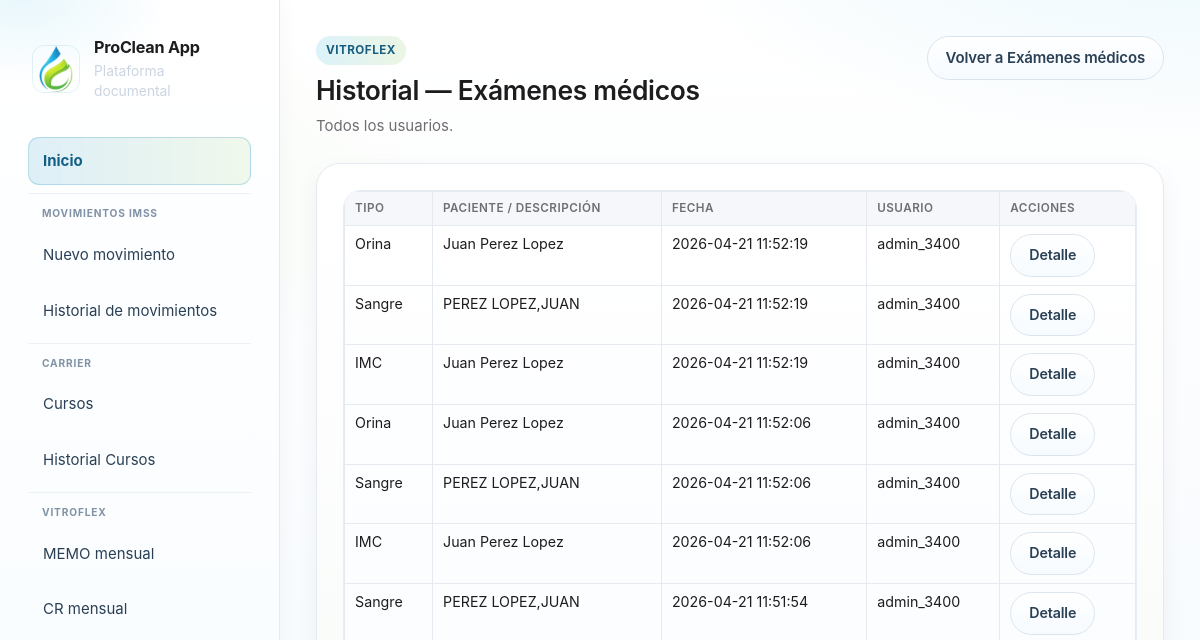
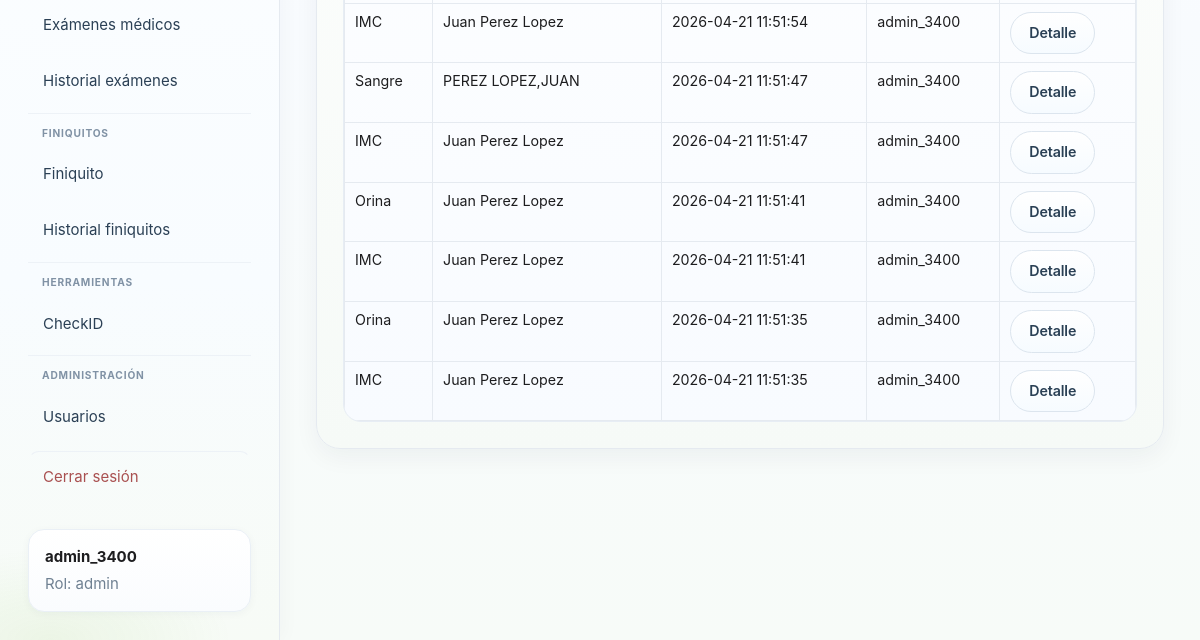
The page /vitroflex/examenes-medicos/historial (signed in) on the database as committed earlier (2 pictures, top to bottom).
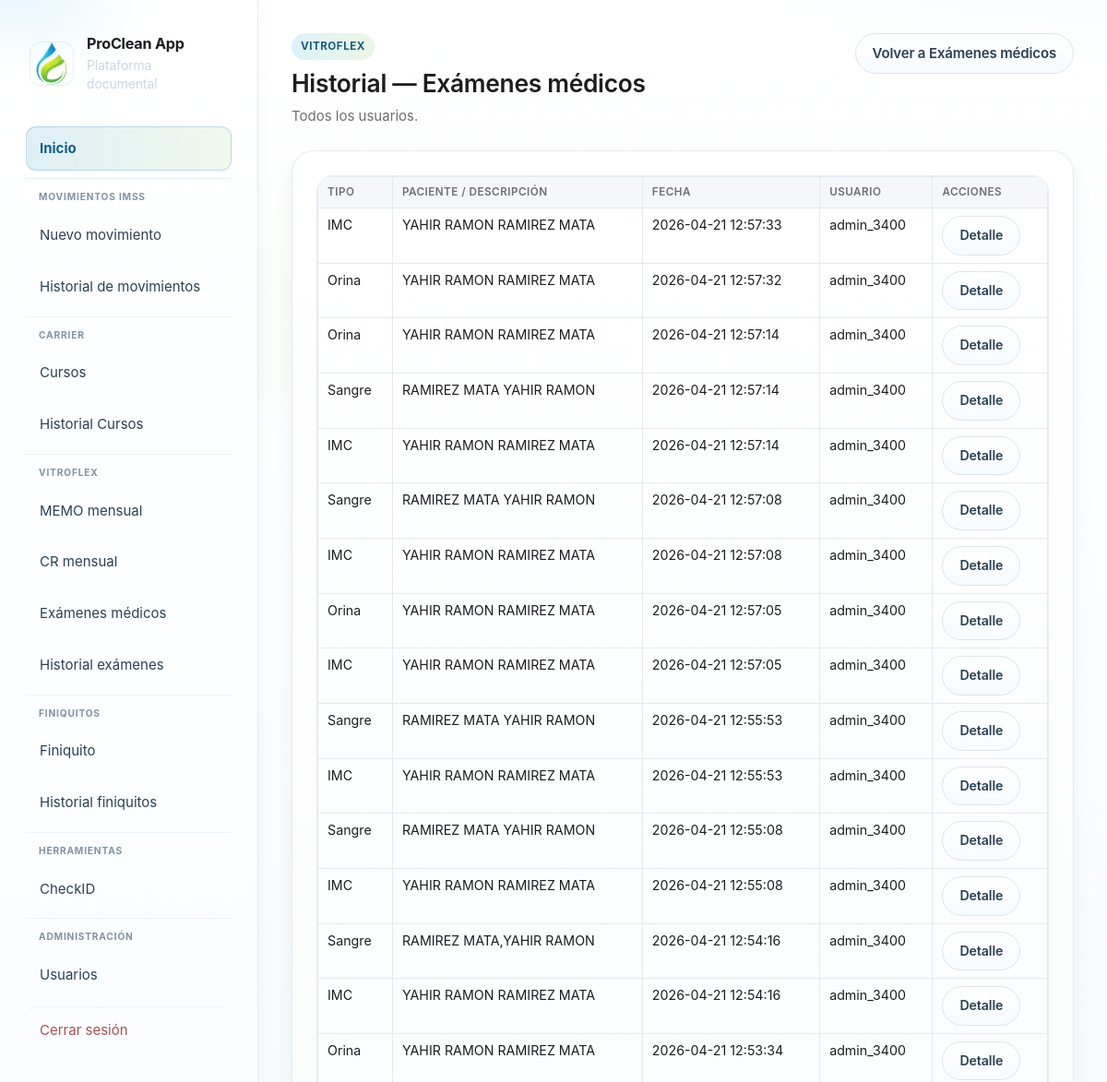
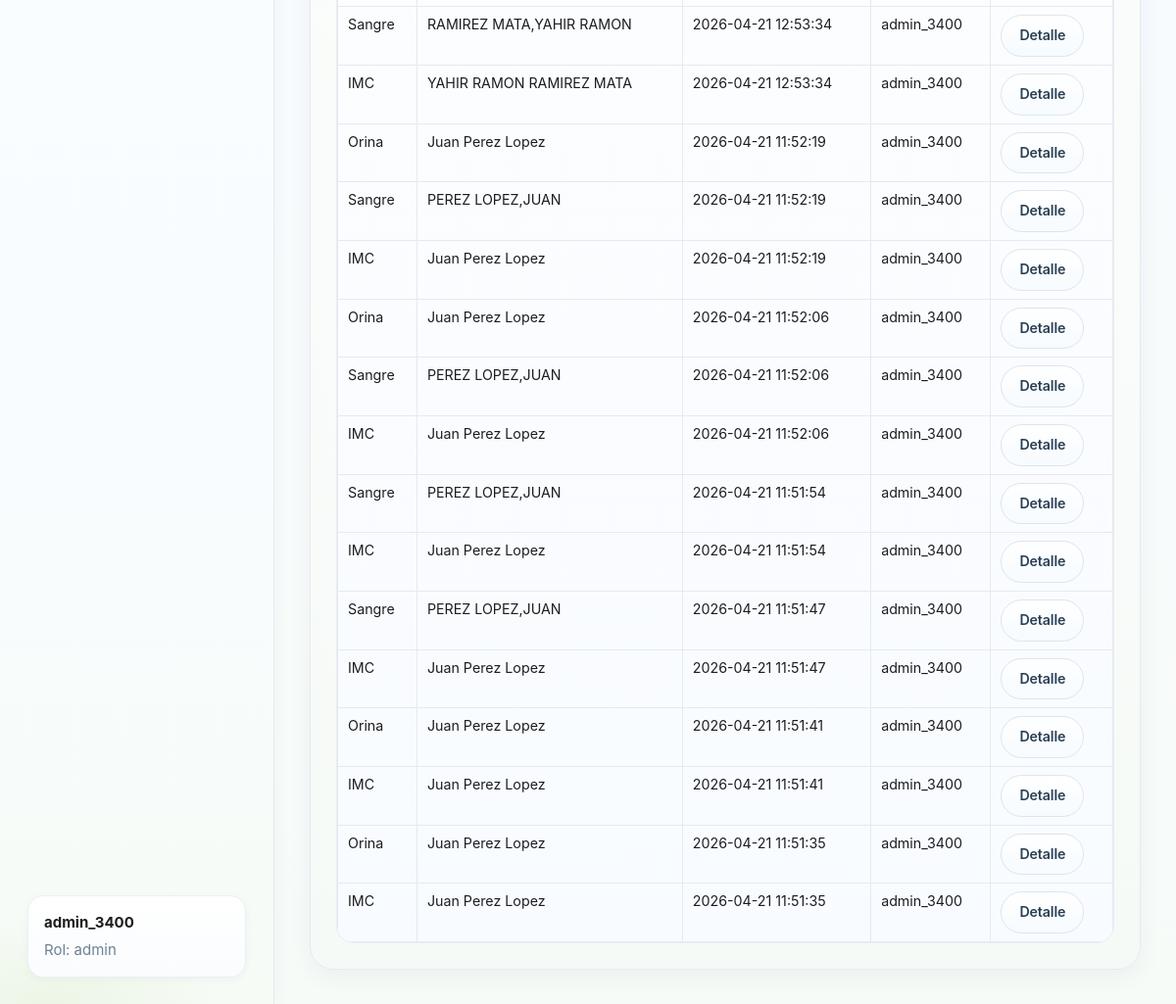
The same page on the database as committed later (2 pictures, top to bottom).
### tables this page shows
CREATE TABLE users (
                id INTEGER PRIMARY KEY AUTOINCREMENT,
                username TEXT NOT NULL UNIQUE,
                password_hash TEXT NOT NULL,
                role TEXT NOT NULL CHECK(role IN ('admin','usuario')),
                created_at TEXT NOT NULL
            );

CREATE TABLE examenes_medicos_historial (
            id INTEGER PRIMARY KEY AUTOINCREMENT,
            user_id INTEGER NOT NULL,
            created_at TEXT NOT NULL,
            exam_type TEXT NOT NULL CHECK(exam_type IN ('orina','sangre','imc')),
            patient_display_name TEXT NOT NULL,
            payload_json TEXT NOT NULL,
            docx_relpath TEXT,
            pdf_relpath TEXT,
            docx_download_name TEXT,
            pdf_download_name TEXT,
            FOREIGN KEY(user_id) REFERENCES users(id)
        );

### modules/examenes_medicos/blueprint.py (the view)
@examenes_medicos_bp.route("/historial", methods=["GET"])
@_login_required_page
def historial_page():
    rows = list_examen_historial(
        str(current_app.config["DATABASE"]),
        user_id=None if _is_admin() else int(g.user["id"]),
    )
    return render_template("examenes_medicos_historial.html", rows=rows, is_admin=_is_admin())

### app.py (called while the page is built)
def current_user():
    return getattr(g, "user", None)

def get_user_by_id(user_id: int | None):
    if not user_id:
        return None
    conn = sqlite3.connect(DB_PATH)
    conn.row_factory = sqlite3.Row
    try:
        return conn.execute("SELECT * FROM users WHERE id = ?", (user_id,)).fetchone()
    finally:
        conn.close()

### modules/carrier/blueprint.py (called while the page is built)
@carrier_curso_bp.app_context_processor
def _inject_forms_url():
    return {"carrier_forms_curso_url": FORMS_CURSO_URL}

### modules/examenes_medicos/blueprint.py (called while the page is built)
def _login_required_page(view):
    @wraps(view)
    def wrapped(*args, **kwargs):
        if g.user is None:
            return redirect(url_for("login"))
        return view(*args, **kwargs)
    return wrapped

def _is_admin() -> bool:
    try:
        return g.user is not None and g.user["role"] == "admin"
    except (TypeError, KeyError):
        return False

### modules/examenes_medicos/db.py (called while the page is built)
def _row(r: sqlite3.Row) -> ExamenHistorialRow:
    keys = set(r.keys())
    return ExamenHistorialRow(
        id=int(r["id"]),
        user_id=int(r["user_id"]),
        created_at=str(r["created_at"]),
        exam_type=str(r["exam_type"]),
        patient_display_name=str(r["patient_display_name"] or ""),
        payload_json=str(r["payload_json"] or "{}"),
        docx_relpath=str(r["docx_relpath"]) if r["docx_relpath"] else None,
        pdf_relpath=str(r["pdf_relpath"]) if r["pdf_relpath"] else None,
        docx_download_name=str(r["docx_download_name"]) if r["docx_download_name"] else None,
        pdf_download_name=str(r["pdf_download_name"]) if r["pdf_download_name"] else None,
        username=str(r["username"]) if "username" in keys and r["username"] is not None else None,
    )

### templates/examenes_medicos/examenes_medicos_historial.html
{% extends 'base.html' %}
{% block extra_head %}
<link rel="stylesheet" href="{{ url_for('vitroflex.static', filename='vitroflex.css') }}">
<link rel="stylesheet" href="{{ url_for('examenes_medicos.static', filename='examenes_medicos.css') }}">
{% endblock %}
{% block content %}
<section class="page-head">
  <div>
    <span class="eyebrow">Vitroflex</span>
    <h2>Historial — Exámenes médicos</h2>
    <p>{% if is_admin %}Todos los usuarios.{% else %}Solo tus registros.{% endif %}</p>
  </div>
  <a href="{{ url_for('examenes_medicos.index') }}" class="btn btn-secondary">Volver a Exámenes médicos</a>
</section>
<section class="panel vf-panel">
  <div class="table-wrap">
    <table class="vf-table">
      <thead>
        <tr>
          <th>Tipo</th>
          <th>Paciente / descripción</th>
          <th>Fecha</th>
          <th>Usuario</th>
          <th>Acciones</th>
        </tr>
      </thead>
      <tbody>
        {% for r in rows %}
        <tr>
          <td>
            {% if r.exam_type == 'orina' %}Orina
            {% elif r.exam_type == 'sangre' %}Sangre
            {% else %}IMC{% endif %}
          </td>
          <td>{{ r.patient_display_name }}</td>
          <td>{{ r.created_at }}</td>
          <td>{{ r.username or '—' }}</td>
          <td>
            <a class="btn btn-secondary" href="{{ url_for('examenes_medicos.historial_detalle', rid=r.id) }}">Detalle</a>
          </td>
        </tr>
        {% else %}
        <tr><td colspan="5">Sin registros aún.</td></tr>
        {% endfor %}
      </tbody>
    </table>
  </div>
</section>
{% endblock %}

### templates/base.html (shortened to what this page needs)
<!doctype html>
<html lang="es">
<head>
  <link rel="stylesheet" href="{{ url_for('static', filename='style.css') }}">
  {% block extra_head %}{% endblock %}
</head>
<body>
  <div class="app-shell{% if current_user %} app-shell--session{% endif %}">
    {% if current_user %}
    <aside id="app-sidebar" class="sidebar">
      {% include '_sidebar_body.html' %}
    </aside>
    {% endif %}
    <main class="main {% if not current_user %}main-auth{% endif %}">
      {% block content %}{% endblock %}
    </main>
  </div>
</body>
</html>

### templates/_sidebar_body.html
<div class="brand">
  <a class="brand-link" href="{% if current_user.role == 'admin' %}{{ url_for('dashboard') }}{% else %}{{ url_for('home_usuario') }}{% endif %}">
    <img class="brand-logo-icon" src="{{ url_for('static', filename='branding/proclean-isotype.png') }}" width="48" height="48" alt="">
    <div class="brand-text">
      <span class="brand-title">{{ app_name }}</span>
      <p class="brand-tagline">Plataforma documental</p>
    </div>
  </a>
</div>
<nav class="nav" aria-label="Principal">
  {% if current_user.role == 'admin' %}
  <a href="{{ url_for('dashboard') }}" class="nav-link nav-link-home">Inicio</a>
  {% else %}
  <a href="{{ url_for('home_usuario') }}" class="nav-link nav-link-home">Inicio</a>
  {% endif %}
  <div class="nav-group">
    <span class="nav-group-label">Movimientos IMSS</span>
    <a href="{{ url_for('nuevo_formato') }}" class="nav-link">Nuevo movimiento</a>
    <a href="{{ url_for('historial') }}" class="nav-link">Historial de movimientos</a>
  </div>
  <div class="nav-group">
    <span class="nav-group-label">Carrier</span>
    <a href="{{ url_for('carrier_curso.index') }}" class="nav-link">Cursos</a>
    <a href="{{ url_for('carrier_curso.historial_exportaciones') }}" class="nav-link">Historial Cursos</a>
  </div>
  <div class="nav-group">
    <span class="nav-group-label">Vitroflex</span>
    <a href="{{ url_for('vitroflex.memo_mensual') }}" class="nav-link">MEMO mensual</a>
    <a href="{{ url_for('vitroflex.cr_mensual') }}" class="nav-link">CR mensual</a>
    <a href="{{ url_for('examenes_medicos.index') }}" class="nav-link">Exámenes médicos</a>
    <a href="{{ url_for('examenes_medicos.historial_page') }}" class="nav-link">Historial exámenes</a>
  </div>
  <div class="nav-group">
    <span class="nav-group-label">Finiquitos</span>
    <a href="{{ url_for('finiquitos.pagina_finiquito') }}" class="nav-link">Finiquito</a>
    <a href="{{ url_for('finiquitos.pagina_historial') }}" class="nav-link">Historial finiquitos</a>
  </div>
  <div class="nav-group">
    <span class="nav-group-label">Herramientas</span>
    <a href="{{ url_for('checkid_consulta') }}" class="nav-link">CheckID</a>
  </div>
  {% if current_user.role == 'admin' %}
  <div class="nav-group">
    <span class="nav-group-label">Administración</span>
    <a href="{{ url_for('admin_usuarios') }}" class="nav-link">Usuarios</a>
  </div>
  {% endif %}
  <a href="{{ url_for('logout') }}" class="nav-link danger nav-link-logout">Cerrar sesión</a>
</nav>
<div class="user-box">
  <strong>{{ current_user.username }}</strong>
  <span>Rol: {{ current_user.role }}</span>
</div>

### static/vitroflex_docs/vitroflex.css (style rules this page uses)
.vf-table { width: 100%; border-collapse: collapse; font-size: 0.92rem; }
.vf-table th, .vf-table td { border: 1px solid var(--line); padding: 8px 10px; vertical-align: top; }
.vf-table th { background: var(--panel-soft); text-align: left; font-size: 0.78rem; text-transform: uppercase; letter-spacing: 0.04em; color: var(--muted); }

Rows that differ between the two databases and show on the page:
added examenes_medicos_historial: exam_type "IMC", patient_display_name "YAHIR RAMON RAMIREZ MATA", created_at "2026-04-21 12:57:33", username "admin_3400"
added examenes_medicos_historial: exam_type "Orina", patient_display_name "YAHIR RAMON RAMIREZ MATA", created_at "2026-04-21 12:57:32", username "admin_3400"
added examenes_medicos_historial: exam_type "Orina", patient_display_name "YAHIR RAMON RAMIREZ MATA", created_at "2026-04-21 12:57:14", username "admin_3400"
added examenes_medicos_historial: exam_type "Sangre", patient_display_name "RAMIREZ MATA YAHIR RAMON", created_at "2026-04-21 12:57:14", username "admin_3400"
added examenes_medicos_historial: exam_type "IMC", patient_display_name "YAHIR RAMON RAMIREZ MATA", created_at "2026-04-21 12:57:14", username "admin_3400"
added examenes_medicos_historial: exam_type "Sangre", patient_display_name "RAMIREZ MATA YAHIR RAMON", created_at "2026-04-21 12:57:08", username "admin_3400"
added examenes_medicos_historial: exam_type "IMC", patient_display_name "YAHIR RAMON RAMIREZ MATA", created_at "2026-04-21 12:57:08", username "admin_3400"
added examenes_medicos_historial: exam_type "Orina", patient_display_name "YAHIR RAMON RAMIREZ MATA", created_at "2026-04-21 12:57:05", username "admin_3400"
added examenes_medicos_historial: exam_type "IMC", patient_display_name "YAHIR RAMON RAMIREZ MATA", created_at "2026-04-21 12:57:05", username "admin_3400"
added examenes_medicos_historial: exam_type "Sangre", patient_display_name "RAMIREZ MATA YAHIR RAMON", created_at "2026-04-21 12:55:53", username "admin_3400"
added examenes_medicos_historial: exam_type "IMC", patient_display_name "YAHIR RAMON RAMIREZ MATA", created_at "2026-04-21 12:55:53", username "admin_3400"
added examenes_medicos_historial: exam_type "Sangre", patient_display_name "RAMIREZ MATA YAHIR RAMON", created_at "2026-04-21 12:55:08", username "admin_3400"
added examenes_medicos_historial: exam_type "IMC", patient_display_name "YAHIR RAMON RAMIREZ MATA", created_at "2026-04-21 12:55:08", username "admin_3400"
added examenes_medicos_historial: exam_type "Sangre", patient_display_name "RAMIREZ MATA,YAHIR RAMON", created_at "2026-04-21 12:54:16", username "admin_3400"
added examenes_medicos_historial: exam_type "IMC", patient_display_name "YAHIR RAMON RAMIREZ MATA", created_at "2026-04-21 12:54:16", username "admin_3400"
added examenes_medicos_historial: exam_type "Orina", patient_display_name "YAHIR RAMON RAMIREZ MATA", created_at "2026-04-21 12:53:34", username "admin_3400"
added examenes_medicos_historial: exam_type "Sangre", patient_display_name "RAMIREZ MATA,YAHIR RAMON", created_at "2026-04-21 12:53:34", username "admin_3400"
added examenes_medicos_historial: exam_type "IMC", patient_display_name "YAHIR RAMON RAMIREZ MATA", created_at "2026-04-21 12:53:34", username "admin_3400"
